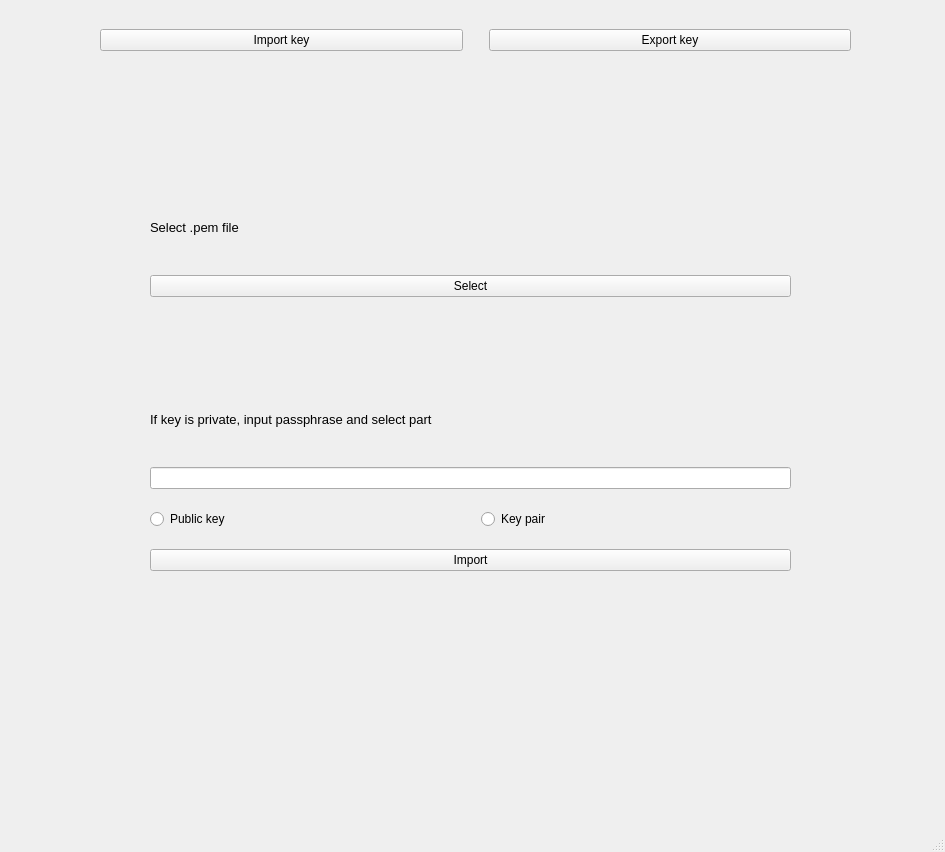
<?xml version="1.0" encoding="UTF-8"?>
<ui version="4.0">
 <class>import_export_window</class>
 <widget class="QMainWindow" name="import_export_window">
  <property name="geometry">
   <rect>
    <x>0</x>
    <y>0</y>
    <width>945</width>
    <height>852</height>
   </rect>
  </property>
  <property name="windowTitle">
   <string>Import/export keys</string>
  </property>
  <widget class="QWidget" name="centralwidget">
   <widget class="QWidget" name="horizontalLayoutWidget">
    <property name="geometry">
     <rect>
      <x>0</x>
      <y>0</y>
      <width>951</width>
      <height>80</height>
     </rect>
    </property>
    <layout class="QHBoxLayout" name="horizontalLayout">
     <property name="leftMargin">
      <number>100</number>
     </property>
     <property name="rightMargin">
      <number>100</number>
     </property>
     <item>
      <widget class="QPushButton" name="import_button">
       <property name="text">
        <string>Import key</string>
       </property>
      </widget>
     </item>
     <item>
      <spacer name="verticalSpacer">
       <property name="orientation">
        <enum>Qt::Vertical</enum>
       </property>
       <property name="sizeHint" stdset="0">
        <size>
         <width>20</width>
         <height>40</height>
        </size>
       </property>
      </spacer>
     </item>
     <item>
      <widget class="QPushButton" name="export_button">
       <property name="text">
        <string>Export key</string>
       </property>
      </widget>
     </item>
    </layout>
   </widget>
   <widget class="QStackedWidget" name="stackedWidget">
    <property name="geometry">
     <rect>
      <x>0</x>
      <y>80</y>
      <width>941</width>
      <height>731</height>
     </rect>
    </property>
    <property name="currentIndex">
     <number>1</number>
    </property>
    <widget class="QWidget" name="empty"/>
    <widget class="QWidget" name="import_page">
     <widget class="QWidget" name="verticalLayoutWidget">
      <property name="geometry">
       <rect>
        <x>50</x>
        <y>100</y>
        <width>841</width>
        <height>421</height>
       </rect>
      </property>
      <layout class="QVBoxLayout" name="verticalLayout">
       <property name="spacing">
        <number>20</number>
       </property>
       <property name="leftMargin">
        <number>100</number>
       </property>
       <property name="topMargin">
        <number>20</number>
       </property>
       <property name="rightMargin">
        <number>100</number>
       </property>
       <property name="bottomMargin">
        <number>30</number>
       </property>
       <item>
        <widget class="QLabel" name="label">
         <property name="font">
          <font>
           <pointsize>10</pointsize>
           <weight>50</weight>
           <bold>false</bold>
          </font>
         </property>
         <property name="text">
          <string>Select .pem file</string>
         </property>
        </widget>
       </item>
       <item>
        <widget class="QPushButton" name="upload_button">
         <property name="text">
          <string>Select</string>
         </property>
        </widget>
       </item>
       <item>
        <widget class="QLabel" name="selected_file">
         <property name="text">
          <string/>
         </property>
        </widget>
       </item>
       <item>
        <widget class="QLabel" name="label_2">
         <property name="font">
          <font>
           <pointsize>10</pointsize>
           <weight>50</weight>
           <bold>false</bold>
          </font>
         </property>
         <property name="text">
          <string>If key is private, input passphrase and select part</string>
         </property>
        </widget>
       </item>
       <item>
        <widget class="QLineEdit" name="import_passphrase">
         <property name="echoMode">
          <enum>QLineEdit::Password</enum>
         </property>
        </widget>
       </item>
       <item>
        <layout class="QHBoxLayout" name="horizontalLayout_3">
         <item>
          <widget class="QRadioButton" name="public_part_import">
           <property name="text">
            <string>Public key</string>
           </property>
          </widget>
         </item>
         <item>
          <widget class="QRadioButton" name="private_part_import">
           <property name="text">
            <string>Key pair</string>
           </property>
          </widget>
         </item>
        </layout>
       </item>
       <item>
        <widget class="QPushButton" name="import_key_button">
         <property name="text">
          <string>Import</string>
         </property>
        </widget>
       </item>
      </layout>
     </widget>
     <widget class="QLabel" name="import_result">
      <property name="geometry">
       <rect>
        <x>50</x>
        <y>580</y>
        <width>841</width>
        <height>41</height>
       </rect>
      </property>
      <property name="font">
       <font>
        <pointsize>10</pointsize>
       </font>
      </property>
      <property name="text">
       <string/>
      </property>
     </widget>
    </widget>
    <widget class="QWidget" name="export_page">
     <widget class="QLabel" name="label_3">
      <property name="geometry">
       <rect>
        <x>-310</x>
        <y>-309</y>
        <width>531</width>
        <height>20</height>
       </rect>
      </property>
      <property name="font">
       <font>
        <pointsize>10</pointsize>
        <weight>75</weight>
        <bold>true</bold>
       </font>
      </property>
      <property name="text">
       <string>Private keyring</string>
      </property>
     </widget>
     <widget class="QTableWidget" name="private_keyring_table">
      <property name="geometry">
       <rect>
        <x>40</x>
        <y>70</y>
        <width>871</width>
        <height>391</height>
       </rect>
      </property>
      <column>
       <property name="text">
        <string>Timestamp</string>
       </property>
       <property name="font">
        <font>
         <pointsize>10</pointsize>
        </font>
       </property>
      </column>
      <column>
       <property name="text">
        <string>Key ID</string>
       </property>
       <property name="font">
        <font>
         <pointsize>10</pointsize>
        </font>
       </property>
      </column>
      <column>
       <property name="text">
        <string>Public key</string>
       </property>
       <property name="font">
        <font>
         <pointsize>10</pointsize>
        </font>
       </property>
      </column>
      <column>
       <property name="text">
        <string>Encrypted private key</string>
       </property>
       <property name="font">
        <font>
         <pointsize>10</pointsize>
        </font>
       </property>
      </column>
      <column>
       <property name="text">
        <string>User ID</string>
       </property>
       <property name="font">
        <font>
         <pointsize>10</pointsize>
        </font>
       </property>
      </column>
      <column>
       <property name="text">
        <string>Export</string>
       </property>
      </column>
     </widget>
     <widget class="QLabel" name="label_4">
      <property name="geometry">
       <rect>
        <x>-270</x>
        <y>119</y>
        <width>241</width>
        <height>21</height>
       </rect>
      </property>
      <property name="font">
       <font>
        <pointsize>10</pointsize>
        <weight>75</weight>
        <bold>true</bold>
       </font>
      </property>
      <property name="text">
       <string>Public keyring</string>
      </property>
     </widget>
     <widget class="QLabel" name="label_5">
      <property name="geometry">
       <rect>
        <x>40</x>
        <y>20</y>
        <width>631</width>
        <height>41</height>
       </rect>
      </property>
      <property name="font">
       <font>
        <pointsize>10</pointsize>
        <weight>75</weight>
        <bold>true</bold>
       </font>
      </property>
      <property name="text">
       <string>Private keyring</string>
      </property>
     </widget>
     <widget class="QWidget" name="horizontalLayoutWidget_2">
      <property name="geometry">
       <rect>
        <x>40</x>
        <y>480</y>
        <width>871</width>
        <height>51</height>
       </rect>
      </property>
      <layout class="QHBoxLayout" name="horizontalLayout_2">
       <item>
        <widget class="QLabel" name="label_7">
         <property name="font">
          <font>
           <pointsize>10</pointsize>
          </font>
         </property>
         <property name="text">
          <string>Passphrase</string>
         </property>
        </widget>
       </item>
       <item>
        <spacer name="verticalSpacer_2">
         <property name="orientation">
          <enum>Qt::Vertical</enum>
         </property>
         <property name="sizeHint" stdset="0">
          <size>
           <width>20</width>
           <height>40</height>
          </size>
         </property>
        </spacer>
       </item>
       <item>
        <widget class="QLineEdit" name="export_passphrase">
         <property name="echoMode">
          <enum>QLineEdit::Password</enum>
         </property>
        </widget>
       </item>
      </layout>
     </widget>
     <widget class="QLabel" name="export_status">
      <property name="geometry">
       <rect>
        <x>40</x>
        <y>640</y>
        <width>861</width>
        <height>31</height>
       </rect>
      </property>
      <property name="text">
       <string/>
      </property>
     </widget>
     <widget class="QRadioButton" name="public_part_export">
      <property name="geometry">
       <rect>
        <x>40</x>
        <y>560</y>
        <width>111</width>
        <height>20</height>
       </rect>
      </property>
      <property name="font">
       <font>
        <pointsize>10</pointsize>
       </font>
      </property>
      <property name="text">
       <string>Public key</string>
      </property>
     </widget>
     <widget class="QRadioButton" name="private_part_export">
      <property name="geometry">
       <rect>
        <x>170</x>
        <y>560</y>
        <width>95</width>
        <height>20</height>
       </rect>
      </property>
      <property name="font">
       <font>
        <pointsize>10</pointsize>
       </font>
      </property>
      <property name="text">
       <string>Key pair</string>
      </property>
     </widget>
    </widget>
   </widget>
  </widget>
  <widget class="QMenuBar" name="menubar">
   <property name="geometry">
    <rect>
     <x>0</x>
     <y>0</y>
     <width>945</width>
     <height>26</height>
    </rect>
   </property>
  </widget>
  <widget class="QStatusBar" name="statusbar"/>
 </widget>
 <resources/>
 <connections/>
</ui>
